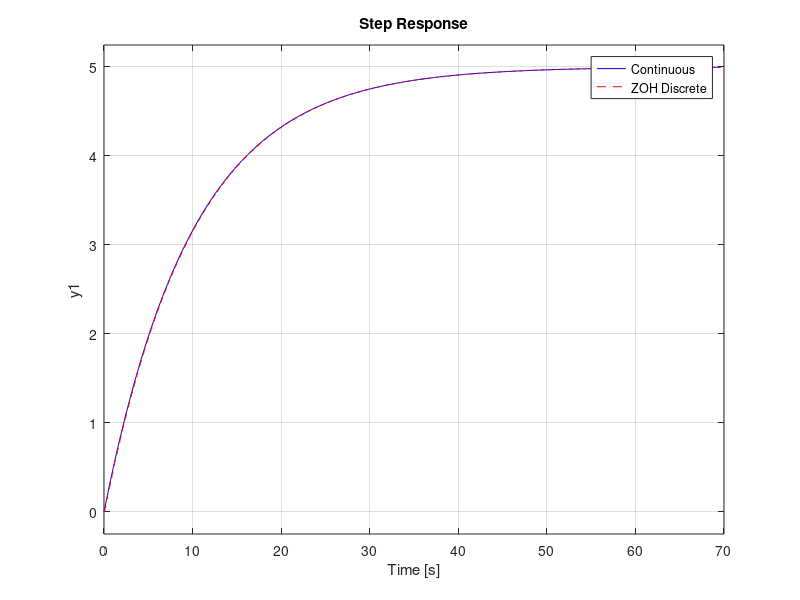

This chart was generated by the following MATLAB code:
    clc;
clear;
close all;

k = 5;
tau = 10;
Ts = 1/tau;
p = tf('s');

Gp = k/(1+tau*p);
display(Gp);
Gz = c2d(Gp,Ts,'zoh');
display(Gz);

figure;
step(Gp,'b',Gz,'r--');
legend('Continuous','ZOH Discrete')
grid on;
